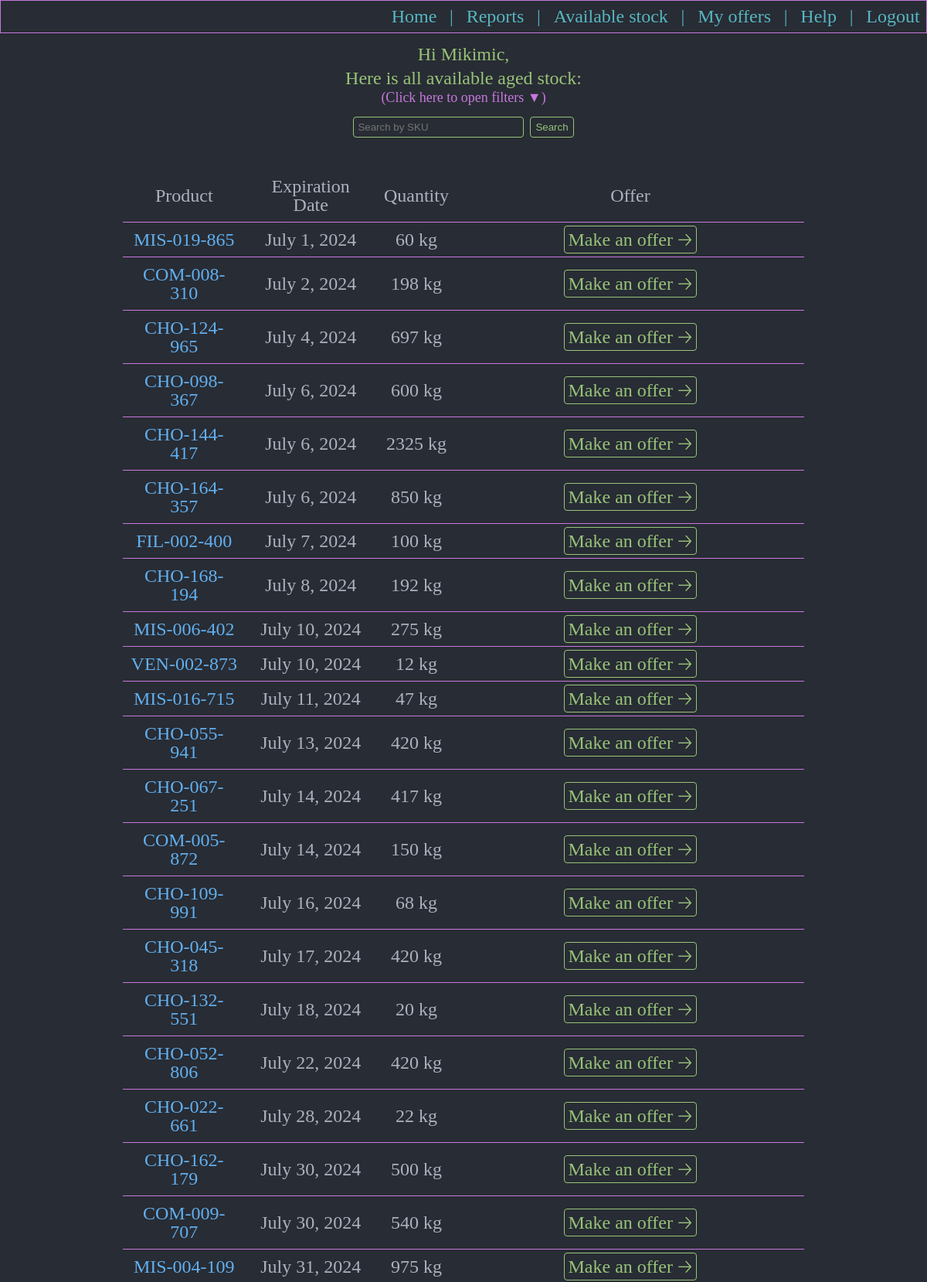
The app's page /userseallstock/ (signed in, upper part) with its own data.
### aged/models.py (models this page shows, shortened)
class AvailableStock(models.Model):
    available_product = models.ForeignKey(Products, null=True, blank=True, on_delete=models.RESTRICT)
    stock_location = models.ForeignKey(LocationsForStocks, null=True, blank=True, on_delete=models.RESTRICT)
    expiration_date = models.DateField()
    batch = models.CharField(max_length = 100)
    original_quantity_in_kg = models.IntegerField()
    under_offer_quantity_in_kg = models.IntegerField(default=0)
    sold_quantity_in_kg = models.IntegerField(default=0)
    available_quantity_in_kg = models.IntegerField()
    class Meta:
        verbose_name_plural = 'Available stock'

class Products(models.Model):
    cod_material = models.CharField(max_length=100)
    description = models.CharField(max_length=200, null=True, blank=True)
    product_brand = models.ForeignKey(Brands, null=True, blank=True, on_delete=models.SET_NULL)
    product_material_type = models.ForeignKey(MaterialType, null=True, blank=True, on_delete=models.SET_NULL)
    def __str__(self):
        return self.cod_material
    class Meta:
        verbose_name_plural = 'Products'

### aged/views.py (the view)
# urls.py: path('userseallstock/', views.userseallstock, name='userseallstock'),
@login_required
def userseallstock(request):
    touched_stock = OffersLog.objects.filter(stock_expired=False)
    free_stock_all = AvailableStock.objects.all().order_by('expiration_date')
    material = set()
    materiale = set()
    for itm in touched_stock:
        material.add(itm.offered_product.product_material_type.material_type)
        materiale.add(itm.offered_product.product_material_type)
    for itm in free_stock_all:
        material.add(itm.available_product.product_material_type.material_type)
        materiale.add(itm.available_product.product_material_type)
    material_csv = ",".join(material)
    return render(request, 'aged/userseallstock.html',
                  {'freeStockAll': free_stock_all,
                   'touchedStock': touched_stock,
                   'materiale': materiale,
                   'materialCsv': material_csv})

### aged/templates/aged/userseallstock.html (shortened to what this page needs)
{% extends 'aged/base.html' %}
{% load static %}
{% block body %}
<div class="div_menu_no_border">
  <p class="p_menu">Hi {{user}}, </p>
  <p class="p_menu">Here is all available aged stock:</p>
  <p class = "p_div_filter" id="p_filter_message">(Click here to open filters ▼)</p>
  <div class="div_search_bar">
    <input id ="searchBar" type="text" name="" value="" placeholder="Search by SKU">
    <button id ="searchButton" type="button" name="button">Search</button>
  </div>
  {% if freeStockAll|length > 0 %}
  <table class="table_stocks_and_report">
    <tr class = "tr_first_line">
      <th>Product</th>
      <th>Expiration Date</th>
      <th>Quantity</th>
      <th>Offer</th>
    </tr>
    {% for freeStock in freeStockAll %}
    {% if freeStock.available_quantity_in_kg > 0 %}
    <tr data-material="{{ freeStock.available_product.product_material_type.material_type }}">
      <td class="table_sku">{{ freeStock.available_product }}</td>
      <td>{{ freeStock.expiration_date }}</td>
      <td>{{ freeStock.available_quantity_in_kg }} kg</td>
      <td><a class="a_menu_make_offer" href="{% url 'usersmakeoffer' itm_id=freeStock.id %}">Make an offer 🡢</a></td>
    </tr>
    {% endif %}
    {% endfor %}
  </table>
  {% else %}
  <p style="color:red">There is no available stock!</p>
  {% endif %}
</div>
{% endblock %}

### aged/static/aged/css/home.css (style rules this page uses)
html, body, div, span, applet, object, iframe, h1, h2, h3, h4, h5, h6, p, blockquote, pre, a, abbr, acronym, address, big, cite, code, del, dfn, em, img, ins, kbd, q, s, samp, small, strike, strong, sub, sup, tt, var, b, u, i, center, dl, dt, dd, ol, ul, li, fieldset, form, label, legend, table, caption, tbody, tfoot, thead, tr, th, td, article, aside, canvas, details, embed, figure, figcaption, footer, header, hgroup, menu, nav, output, ruby, section, summary, time, mark, audio, video { margin: 0; padding: 0; border: 0; font-size: 100%; font: inherit; vertical-align: baseline; }
body { line-height: 1; }
table { border-collapse: collapse; border-spacing: 0; }
body { background-color: #282c34; height: 100vh; display: flex; flex-direction: column; justify-content: space-between; font-size: 150%; }
p, pre { color: #98c379 }
.div_menu, .div_menu_no_border { display: flex; flex-direction: column; text-align: center; align-items: center; margin: 0.5%; padding: 0.5%; }
.p_menu { width: 50%; margin: 0.3%; }
.a_menu_make_offer { width: 15%; margin: 1%; padding: 1%; color: #98c379; border: solid 0.5px #98c379; border-radius: 4px; text-decoration: none; transition: 0.5s ease; }
.table_stocks_and_report { border-collapse: separate; color: #abb2bf; margin: 25px; width: 75%; }
td,th { padding:10px; vertical-align: middle; border-bottom: solid 0.5px #c678dd; }
.tr_first_line { top:0; position:sticky; background-color: #282c34; }
.table_sku { color: #61afef }
.input_offer, .input_offer_select, #searchBar { background: none; color: #98c379; border: solid 0.5px #98c379; border-radius: 4px; width: 75%; margin: 2.5%; padding: 2.7%; }
#searchBar { margin: 1.5%; padding: 1.7%; }
#searchButton { width: 20%; margin: 1.5%; padding: 1.7%; background-color: #282c34; border: solid 0.5px #98c379; border-radius: 4px; color: #98c379; transition:0.5s ease; }
.p_div_filter, .label_checkBox { color:#c678dd; }
.div_search_bar { width:25%; display:flex; margin:1%; }
#p_filter_message { font-size: 75%; transition: 0.5s ease }

### records on screen
AvailableStock: available_product "MIS-019-865", expiration_date "July 1, 2024", available_quantity_in_kg "60"
AvailableStock: available_product "COM-008-310", expiration_date "July 2, 2024", available_quantity_in_kg "198"
AvailableStock: available_product "CHO-124-965", expiration_date "July 4, 2024", available_quantity_in_kg "697"
AvailableStock: available_product "CHO-098-367", expiration_date "July 6, 2024", available_quantity_in_kg "600"
AvailableStock: available_product "CHO-144-417", expiration_date "July 6, 2024", available_quantity_in_kg "2325"
AvailableStock: available_product "CHO-164-357", expiration_date "July 6, 2024", available_quantity_in_kg "850"
AvailableStock: available_product "FIL-002-400", expiration_date "July 7, 2024", available_quantity_in_kg "100"
AvailableStock: available_product "CHO-168-194", expiration_date "July 8, 2024", available_quantity_in_kg "192"
AvailableStock: available_product "MIS-006-402", expiration_date "July 10, 2024", available_quantity_in_kg "275"
AvailableStock: available_product "VEN-002-873", expiration_date "July 10, 2024", available_quantity_in_kg "12"
AvailableStock: available_product "MIS-016-715", expiration_date "July 11, 2024", available_quantity_in_kg "47"
AvailableStock: available_product "CHO-055-941", expiration_date "July 13, 2024", available_quantity_in_kg "420"
AvailableStock: available_product "CHO-067-251", expiration_date "July 14, 2024", available_quantity_in_kg "417"
AvailableStock: available_product "COM-005-872", expiration_date "July 14, 2024", available_quantity_in_kg "150"
AvailableStock: available_product "CHO-109-991", expiration_date "July 16, 2024", available_quantity_in_kg "68"
AvailableStock: available_product "CHO-045-318", expiration_date "July 17, 2024", available_quantity_in_kg "420"
AvailableStock: available_product "CHO-132-551", expiration_date "July 18, 2024", available_quantity_in_kg "20"
AvailableStock: available_product "CHO-052-806", expiration_date "July 22, 2024", available_quantity_in_kg "420"
AvailableStock: available_product "CHO-022-661", expiration_date "July 28, 2024", available_quantity_in_kg "22"
AvailableStock: available_product "CHO-162-179", expiration_date "July 30, 2024", available_quantity_in_kg "500"
AvailableStock: available_product "COM-009-707", expiration_date "July 30, 2024", available_quantity_in_kg "540"
AvailableStock: available_product "MIS-004-109", expiration_date "July 31, 2024", available_quantity_in_kg "975"

### other values on screen
{{ user }} "Mikimic"
